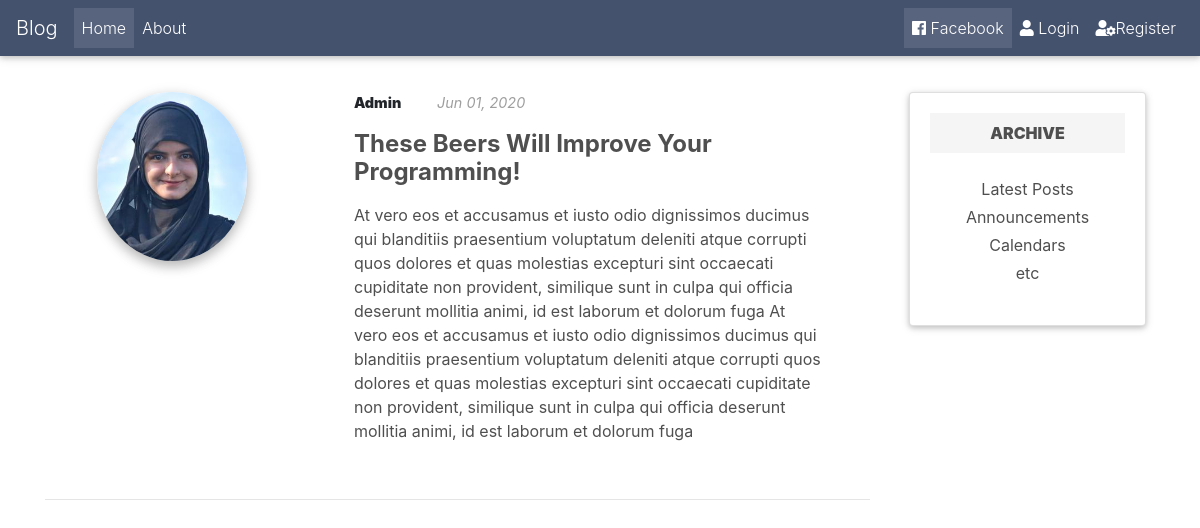
Screenshot of /post/11/ with the database file from the repository.
### blog/models.py (models this page shows, shortened)
class Post(models.Model):
    title = models.CharField(max_length=100)
    content = models.TextField()
    date = models.DateTimeField(default=timezone.now)
    author = models.ForeignKey(User, on_delete=models.CASCADE)

### users/models.py (models this page shows, shortened)
class Profile(models.Model):
    user = models.OneToOneField(User, on_delete=models.CASCADE)
    image = models.ImageField(default="default.jpg", upload_to='profile_pics')

### blog/views.py (the view)
# urls.py: path('post/<int:pk>/', PostDetailView.as_view(), name='blog-detail'),
class PostDetailView(DetailView):
    model = Post

### blog/templates/blog/post_detail.html (shortened to what this page needs)
{% extends "blog/base.html" %}
{% block content %}
    <section class="section extra-margins pb-3 text-center text-lg-left">
        <div class="row">
            <div class="col-lg-4 col-md-4 mb-4">
                <img class="d-flex mb-3 mx-auto avatar z-depth-1-half rounded-circle" src="{{ post.author.profile.image.url}}" alt="Generic placeholder image">
            </div>
            <div class="col-lg-7 col-md-8 ml-xl-4 mb-4">
                <div class="row">
                    <div class="col-xl-2 col-md-6 text-sm-center text-md-right text-lg-left">
                        <p class="mdb-text font-small font-weight-bold mb-1 spacing">
                                <strong>{{ post.author }}</strong>
                        </p>
                    </div>
                    <div class="col-xl-5 col-md-6 text-sm-center text-md-left">
                        <p class="font-small grey-text">
                            <em> {{ post.date |date:"M d, Y" }}</em>
                        </p>
                    </div>
                </div>
                <h4 class="mb-3 dark-grey-text mt-0">
                    <strong>
                        <a>{{ post.title}}</a>
                    </strong>
                </h4>
                <p class="dark-grey-text">{{ post.content}}
                    At vero eos et accusamus et iusto odio dignissimos ducimus qui blanditiis praesentium voluptatum deleniti
                    atque corrupti quos dolores et quas molestias excepturi sint occaecati cupiditate non provident, similique
                    sunt in culpa qui officia deserunt mollitia animi, id est laborum et dolorum fuga
                </p>
            </div>
        </div>
        <hr class="mb-5">
    </section>
{% endblock content %}

### rows the page displays
Post: author.profile.image (picture), author "Admin", date "Jun 01, 2020", title "These Beers Will Improve Your Programming!", content "At vero eos et accusamus et iusto odio dignissimos ducimus qui blanditiis praesentium voluptatum deleniti atque corrupti quos dolores et quas molestias excepturi sint occaecati cupiditate non provident, similique sunt in culpa qui officia deserunt mollitia animi, id est laborum et dolorum fuga"
